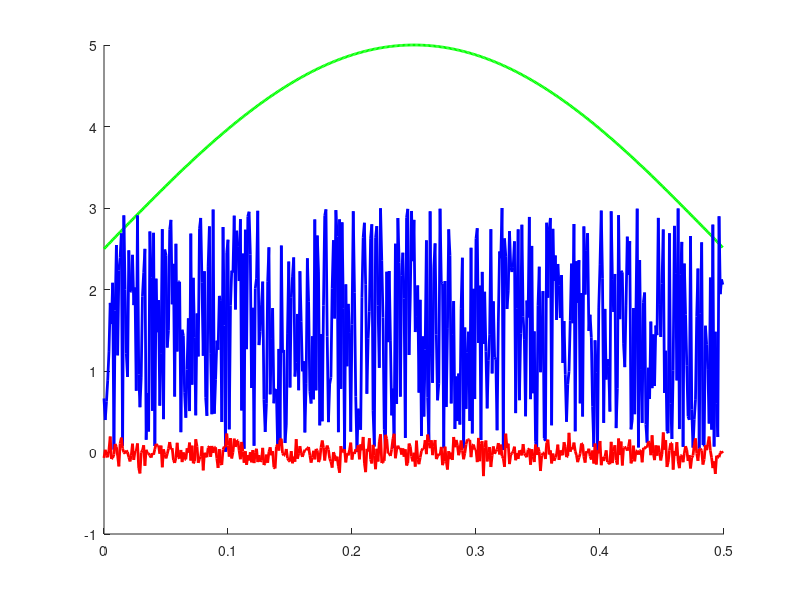

This figure's MATLAB source: (Note: this script raises an error after producing the figure.)
clc
clear
close all
set(0,'DefaultLineLineWidth',2)
%% TIMES ARE IN SECONDS BY DEFAULT
dt = 1e-3;
ms2samples = @(t_ms) floor((t_ms/dt)*(1e-3));
sec2samples = @(t_ms) floor((t_ms/dt));


%% Filler functions i'd want to construct stimulu file

%default params
preTimeDefault = 0.5;
postTimeDefault = 0.5;


%% Channel definitions - pulled from 2020.01.15.MBm04_awake3

% ? trigger (002 trig0)
% ? trigger (003 trig1)
% ? trigger (004 trig2)

% uWhisk (005 ugalv)
% uOpto (006 uopto)

% FR target (010 yRef)

%Thesse are one 4D vector, {0,1}

% ? Feedback Ctrl Gate (012 gate 0)
% ? Feedback Estim. Gate (013 gate1)
% ? Lock Stim Gate (014 gate2)
% ? Add Noise Gate (015 gate3)


%opto_noise ON (implies)-> CL gate OFF
%%
i2t = @(i) (i-1)*dt;
len2t = @(len) 0:dt:((len-1)*dt);

fOFF = @(len,params) zeros(1,len);

wClip = [-5,5]
clipFun = @(x,xmin,xmax) min(max(x,xmin),xmax);


optoNoiseMag = 3;
optoNoiseFun = @(len,mag) mag*rand(1,len);
optoNoiseFunDefault = @(len, ~) optoNoiseFun(len, optoNoiseMag);

whiskerNoiseMag = .1;
whiskerNoiseFun = @(len,mag) clipFun(mag*randn(1,len), wClip(1),wClip(2));
whiskerNoiseFunDefault = @(len, ~) whiskerNoiseFun(len,whiskerNoiseMag);

sinRaised = @(t) (sin(t)+1)/2;
sineFun = @(len,mag,freq) mag*sinRaised(2*pi*freq*len2t(len));

len=500
t = len2t(len);

figure(1)
clf
hold on
plot(t,sineFun(len,5,1),'g')
plot(t,optoNoiseFun(len,3),'b')
plot(t,whiskerNoiseFun(len,.1),'r')

hold off

%% construct dictionaries
array2cell = @(ary) arrayfun(@(a) {a}, ary);
buildConditionCell = @(cNameAry) array2cell(struct('conditionName',cNameAry));

ChannelMap = containers.Map()
ChannelMap('whisk') = 5;
ChannelMap('opto') = 6;

ColorsMap = containers.Map()
ColorsMap('whisk') = [1,.5,.5];
ColorsMap('opto') = [.3,.5,1];

fillStruct = @(Obj) fillColorChannel(Obj, ColorsMap, ChannelMap);

%% construct condition-specific dictionaries
offStruct = struct('function',fOFF);

whiskSweepStruct.function = whiskerNoiseFun;
whiskSweepStruct.type = 'whisk';
whiskSweepStruct = fillStruct(whiskSweepStruct);

whiskStruct.function = whiskerNoiseFunDefault
whiskStruct.type = 'whisk'
whiskStruct = fillStruct(whiskStruct);

optoNoiseStruct.function = optoNoiseFunDefault;
optoNoiseStruct.type = 'opto';
optoNoiseStruct = fillStruct(optoNoiseStruct);

ConditionStructMap = containers.Map()
ConditionStructMap('OFF') = offStruct;
ConditionStructMap('whisk_ON') = whiskStruct;
ConditionStructMap('whiskSweep_ON') = whiskSweepStruct;
ConditionStructMap('optoNoise_ON') = optoNoiseStruct;


getColor = @(name) ColorsMap(ConditionStructMap(name).type);


%% Phase 1A: Whisker Calibration

cond_1a = {'whiskSweep_ON'}
w_mags_sweep = num2cell([1,2,3,4,5]/5); 

%binding conditions and params should be different than binding conditions?
sweep = struct('conditionName',cond_1a,'params',w_mags_sweep);
sweepConditions = array2cell(sweep);

%%
Phase1A.title = 'Phase 1A: Whisker Calibration Sweep';
Phase1A.times = [0.5, 5.0, 0.5];
Phase1A.times = [2, 2, 2];

Phase1A.trialLength = sum(Phase1A.times)
Phase1A.nreps = 10;
Phase1A.dt = dt;

Phase1A.conditions = sweepConditions;
Phase1A.nCond = length(sweepConditions);
[ Phase1A ] = generateStimuli( Phase1A, ConditionStructMap ,ChannelMap,ColorsMap);

figure(2)
clf
plotExptPhase(Phase1A)

set(gcf,'Position',[144   563   676   242])

%% Phase 1B: Identification stimulus
Phase1B.title = 'Phase 1B: Whisker & Opto Identification Stimulus';

whisk_cond = buildConditionCell({'whisk_OFF','whisk_ON'});
opto_noise_cond = buildConditionCell({'optoNoise_OFF','optoNoise_ON'});
Phase1B.options = {opto_noise_cond, whisk_cond};


TimeMap1B = containers.Map();

TimeMap1B('whisk') = [0.1, 5.8 , 0.1];
TimeMap1B('opto') = [1, 4, 1];

Phase1B.times = TimeMap;%[0.5, 5.0, 0.5];
Phase1B.trialLength = sum(TimeMap('whisk'));

Phase1B.nreps = 10;
Phase1B.dt = dt;

[ Phase1B.conditions, Phase1B.nCond ] = combineConditionsMulti(Phase1B.options);
[ Phase1B ] = generateStimuli( Phase1B, ConditionStructMap ,ChannelMap,ColorsMap);

figure(3)
clf
plotExptPhase(Phase1B)
set(gcf,'Position',[   144   171   676   318])


%%
